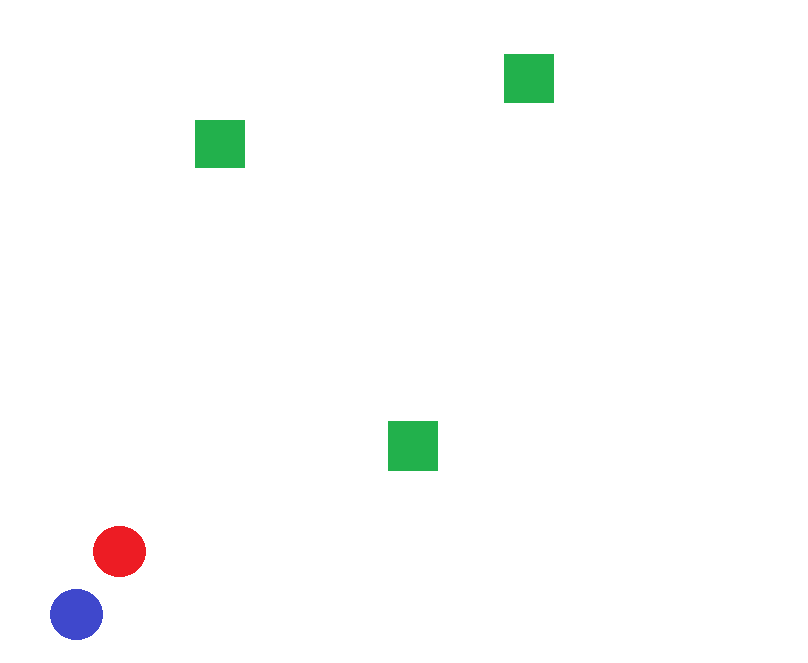
#> input picture test_image.png, 808 x 663 px, given in place of the camera
$ python cv_test.py
#> lines starting #> are read from the running program, lines starting #| are printed output that depends on the picture; after the words box and inside, x2 and y2 are one past the last pixel; in counts of white or black regions, pixels touching at a corner belong together
import cv2
import numpy as np

if __name__ == '__main__':
    def callback(*arg):
        print (arg)

cv2.namedWindow( "result" )

cap = cv2.VideoCapture(0)

cap.set(3,640) # set Width
cap.set(4,480) # set Height

hsv_min = np.array((40, 100, 100), np.uint8)
hsv_max = np.array((90, 255, 255), np.uint8)

color_yellow = (0,255,255)

while True:
    flag, img = cap.read()
#> img is the input picture: shape (663, 808, 3); mean B, G, R 251.5, 252.3, 251.1
    img = cv2.flip(img,1) # отражение кадра вдоль оси Y
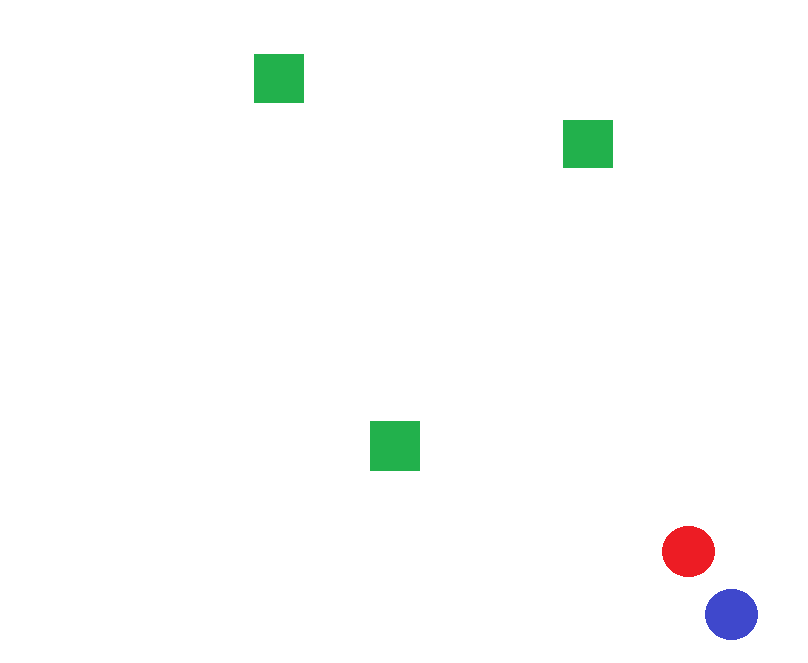
#> img: shape (663, 808, 3); mean B, G, R 251.5, 252.3, 251.1
    hsv = cv2.cvtColor(img, cv2.COLOR_BGR2HSV )
#> hsv: shape (663, 808, 3); mean H, S, V 2.1, 4.4, 253.7
    thresh = cv2.inRange(hsv, hsv_min, hsv_max)
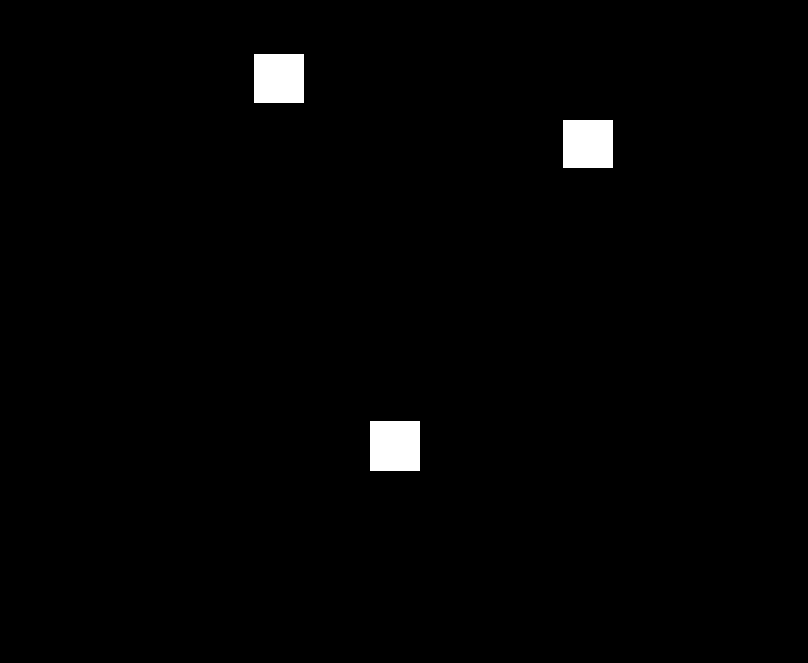
#> thresh: shape (663, 808); 1.4% white; 3 white regions, box (x1, y1, x2, y2) and area: (370, 421, 420, 471) 2500, (254, 54, 304, 103) 2450, (563, 120, 613, 168) 2400

    moments = cv2.moments(thresh, 1)
#> moments = moments, m00 7350, centre m10/m00, m01/m00 = (418.9, 224.4)
    dM01 = moments['m01']
#> dM01 = 1649250
    dM10 = moments['m10']
#> dM10 = 3078575
    dArea = moments['m00']
#> dArea = 7350

    if dArea > 100:
        x = int(dM10 / dArea)
#> x = 418
        y = int(dM01 / dArea)
#> y = 224
        cv2.circle(img, (x, y), 5, color_yellow, 2)
#> img: shape (663, 808, 3); 0.02% of pixels changed, all inside (x1, y1, x2, y2) = (412, 218, 425, 231)
        cv2.putText(img, "%d-%d" % (x,y), (x+10,y-10),
                    cv2.FONT_HERSHEY_SIMPLEX, 1, color_yellow, 2)
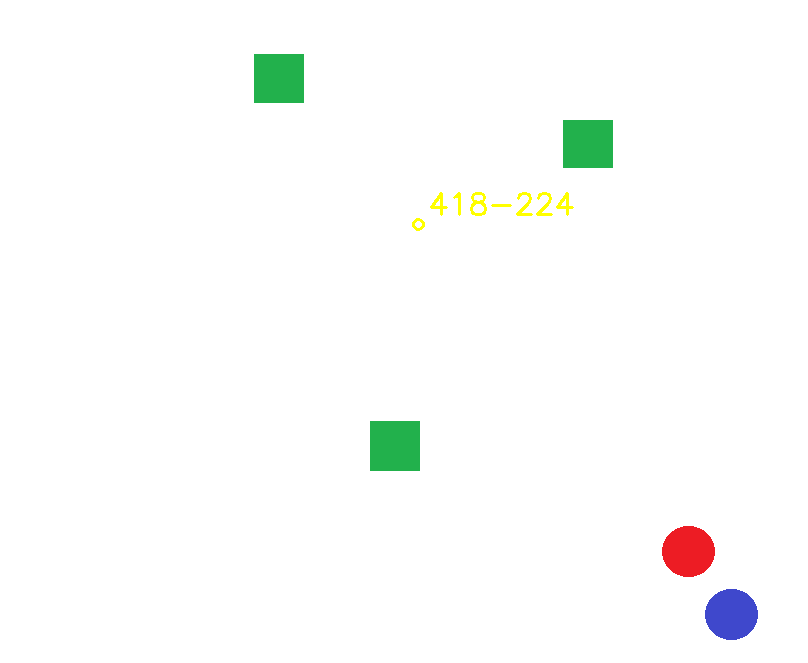
#> img: shape (663, 808, 3); mean B, G, R 251, 252.3, 251.1

    cv2.imshow('result', img)

    ch = cv2.waitKey(20)
#> (key Esc is pressed here)
    if ch == 27:
        break

cap.release()
cv2.destroyAllWindows()
exit()
#> (the program exits here)
